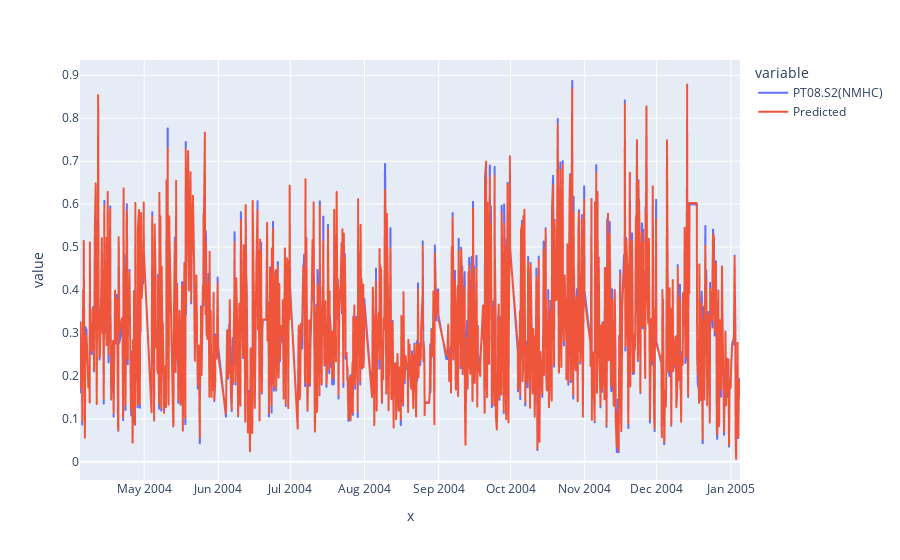

Here is the notebook cell this chart was saved with:
### Code cell
fig = px.line(df_result.dropna(axis=0), x=df_result.dropna(axis=0).index, y = [label_col,'Predicted'])
fig.show()

### Figure 1 — Plotly figure (JSON) as saved in the notebook; plotly's stock layout.template omitted (floating-point values rounded to 4 significant figures; data arrays with more than 128 entries replaced by an {"elided": "..."} marker saying what was removed)
{"data": [{"hovertemplate": "variable=PT08.S2(NMHC)<br>x=%{x}<br>value=%{y}<extra></extra>", "legendgroup": "PT08.S2(NMHC)", "line": {"color": "#636efa", "dash": "solid"}, "mode": "lines", "name": "PT08.S2(NMHC)", "showlegend": true, "type": "scattergl", "x": {"elided": "1524 str values"}, "xaxis": "x", "y": {"elided": "1524 float values"}, "yaxis": "y"}, {"hovertemplate": "variable=Predicted<br>x=%{x}<br>value=%{y}<extra></extra>", "legendgroup": "Predicted", "line": {"color": "#EF553B", "dash": "solid"}, "mode": "lines", "name": "Predicted", "showlegend": true, "type": "scattergl", "x": {"elided": "1524 str values"}, "xaxis": "x", "y": {"elided": "1524 float values"}, "yaxis": "y"}], "layout": {"legend": {"title": {"text": "variable"}, "tracegroupgap": 0}, "margin": {"t": 60}, "xaxis": {"anchor": "y", "domain": [0, 1], "title": {"text": "x"}}, "yaxis": {"anchor": "x", "domain": [0, 1], "title": {"text": "value"}}}}
